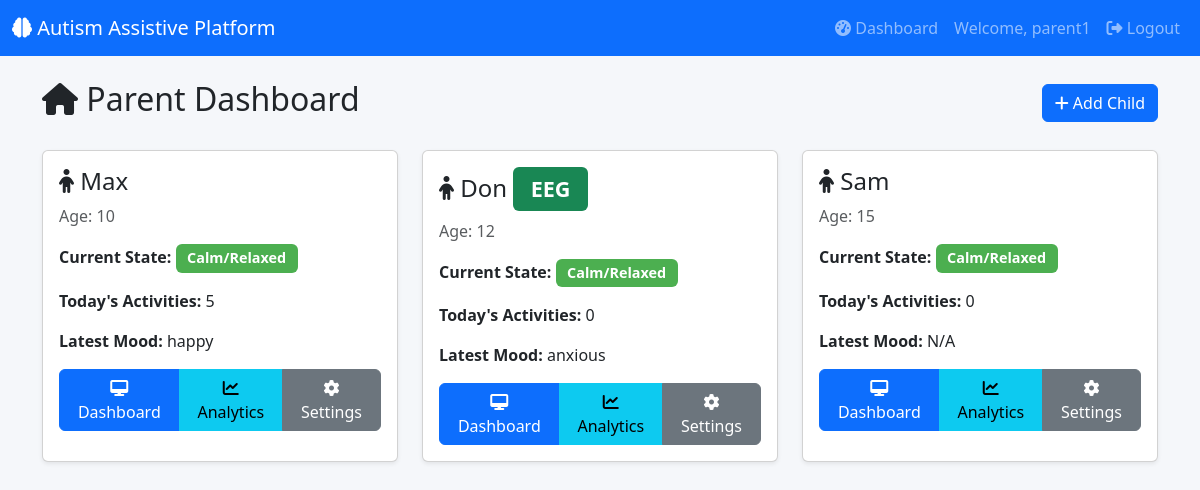
Page /parent/dashboard (signed in) on the committed database.
### app/models.py (models this page shows, shortened)
class User(UserMixin, db.Model):
    __tablename__ = 'users'
    id = db.Column(db.Integer, primary_key=True)
    username = db.Column(db.String(80), unique=True, nullable=False)
    email = db.Column(db.String(120), unique=True, nullable=False)
    password_hash = db.Column(db.String(255), nullable=False)
    role = db.Column(db.String(20), nullable=False, default='parent')  # parent or child
    created_at = db.Column(db.DateTime, default=datetime.utcnow)
    children = db.relationship('Child', backref='parent', lazy=True, foreign_keys='Child.parent_id')

class MoodLog(db.Model):
    __tablename__ = 'mood_logs'
    id = db.Column(db.Integer, primary_key=True)
    child_id = db.Column(db.Integer, db.ForeignKey('children.id'), nullable=False)
    mood = db.Column(db.String(50), nullable=False)  # happy, sad, anxious, calm
    intensity = db.Column(db.Integer)  # 1-5 scale
    notes = db.Column(db.Text)
    timestamp = db.Column(db.DateTime, default=datetime.utcnow)

class Child(db.Model):
    __tablename__ = 'children'
    id = db.Column(db.Integer, primary_key=True)
    name = db.Column(db.String(100), nullable=False)
    age = db.Column(db.Integer)
    parent_id = db.Column(db.Integer, db.ForeignKey('users.id'), nullable=False)
    eeg_enabled = db.Column(db.Boolean, default=False)
    current_state = db.Column(db.String(20), default='alpha')  # delta, theta, alpha, beta, gamma
    theme_preference = db.Column(db.String(50), default='mountain')
    created_at = db.Column(db.DateTime, default=datetime.utcnow)
    brain_states = db.relationship('BrainState', backref='child', lazy=True, cascade='all, delete-orphan')
    routines = db.relationship('Routine', backref='child', lazy=True, cascade='all, delete-orphan')
    mood_logs = db.relationship('MoodLog', backref='child', lazy=True, cascade='all, delete-orphan')
    activities = db.relationship('ActivityLog', backref='child', lazy=True, cascade='all, delete-orphan')

### app/parent_dashboard/routes.py (the view)
@parent_bp.route('/dashboard')
@login_required
def dashboard():
    children = Child.query.filter_by(parent_id=current_user.id).all()
    child_stats = []
    for child in children:
        today = datetime.utcnow().date()
        activity_count = ActivityLog.query.filter(
            ActivityLog.child_id == child.id,
            func.date(ActivityLog.timestamp) == today
        ).count()
        latest_mood = MoodLog.query.filter_by(child_id=child.id)\
            .order_by(MoodLog.timestamp.desc()).first()
        child_stats.append({
            'child': child,
            'activity_count': activity_count,
            'latest_mood': latest_mood.mood if latest_mood else 'N/A'
        })
    return render_template('parent/dashboard.html',
                         child_stats=child_stats,
                         brain_states=Config.BRAIN_STATES)

### app/models.py (called while the page is built)
@login_manager.user_loader
def load_user(user_id):
    return User.query.get(int(user_id))

### app/templates/parent/dashboard.html (shortened to what this page needs)
{% extends "base.html" %}
{% block content %}
<div class="row mb-4">
    <div class="col-12">
        <div class="d-flex justify-content-between align-items-center">
            <h2><i class="fas fa-home"></i> Parent Dashboard</h2>
            <button class="btn btn-primary" data-bs-toggle="modal" data-bs-target="#addChildModal">
                <i class="fas fa-plus"></i> Add Child
            </button>
        </div>
    </div>
</div>
<div class="row">
    {% for stat in child_stats %}
    <div class="col-md-6 col-lg-4 mb-4">
        <div class="card shadow-sm h-100 child-card">
            <div class="card-body">
                <h4 class="card-title">
                    <i class="fas fa-child"></i> {{ stat.child.name }}
                    {% if stat.child.eeg_enabled %}
                    <span class="badge bg-success">EEG</span>
                    {% endif %}
                </h4>
                <p class="text-muted">Age: {{ stat.child.age or 'N/A' }}</p>
                <div class="mb-3">
                    <strong>Current State:</strong>
                    {% if stat.child.current_state %}
                    <span class="badge" data-bg-color="{{ brain_states[stat.child.current_state]['color'] }}">
                        {{ brain_states[stat.child.current_state]['label'] }}
                    </span>
                    {% else %}
                    <span class="badge bg-secondary">
                        Unknown
                    </span>
                    {% endif %}
                </div>
                <div class="mb-3">
                    <strong>Today's Activities:</strong> {{ stat.activity_count }}
                </div>
                <div class="mb-3">
                    <strong>Latest Mood:</strong> {{ stat.latest_mood }}
                </div>
                <div class="btn-group d-flex" role="group">
                    <a href="{{ url_for('child.dashboard', child_id=stat.child.id) }}"
                       class="btn btn-primary">
                        <i class="fas fa-desktop"></i> Dashboard
                    </a>
                    <a href="{{ url_for('parent.analytics', child_id=stat.child.id) }}"
                       class="btn btn-info">
                        <i class="fas fa-chart-line"></i> Analytics
                    </a>
                    <a href="{{ url_for('parent.child_settings', child_id=stat.child.id) }}"
                       class="btn btn-secondary">
                        <i class="fas fa-cog"></i> Settings
                    </a>
                </div>
            </div>
        </div>
    </div>
    {% endfor %}
</div>
{% endblock %}

### app/templates/base.html (shortened to what this page needs)
<!DOCTYPE html>
<html lang="en">
<head>
    <link href="https://cdn.jsdelivr.net/npm/bootstrap@5.3.0/dist/css/bootstrap.min.css" rel="stylesheet">
    <link rel="stylesheet" href="https://cdnjs.cloudflare.com/ajax/libs/font-awesome/6.4.0/css/all.min.css">
    <link rel="stylesheet" href="{{ url_for('static', filename='css/style.css') }}">
</head>
<body>
    <nav class="navbar navbar-expand-lg navbar-dark bg-primary">
        <div class="container-fluid">
            <a class="navbar-brand" href="/">
                <i class="fas fa-brain"></i> Autism Assistive Platform
            </a>
            <div class="collapse navbar-collapse" id="navbarNav">
                <ul class="navbar-nav ms-auto">
                    {% if current_user.is_authenticated %}
                        <li class="nav-item">
                            <a class="nav-link" href="{{ url_for('parent.dashboard') }}">
                                <i class="fas fa-tachometer-alt"></i> Dashboard
                            </a>
                        </li>
                        <li class="nav-item">
                            <span class="nav-link">Welcome, {{ current_user.username }}</span>
                        </li>
                        <li class="nav-item">
                            <a class="nav-link" href="{{ url_for('auth.logout') }}">
                                <i class="fas fa-sign-out-alt"></i> Logout
                            </a>
                        </li>
                    {% endif %}
                </ul>
            </div>
        </div>
    </nav>
    <div class="container mt-4">
        {% block content %}{% endblock %}
    </div>
</body>
</html>

### app/static/css/style.css (style rules this page uses)
:root { --primary-color: #4CAF50; --secondary-color: #2196F3; --danger-color: #f44336; --warning-color: #ff9800; --info-color: #00bcd4; }
body { font-family: 'Segoe UI', Tahoma, Geneva, Verdana, sans-serif; background-color: #f5f7fa; }
.child-card { transition: transform 0.2s, box-shadow 0.2s; }
.badge { font-size: 0.9em; padding: 0.5em 0.8em; }

### rows in the picture
User: username "parent1"
MoodLog: child.name "Max", child "10", activity_count "5", latest_mood "happy"
Child: current_state "Calm/Relaxed"
MoodLog: child.name "Don", shows "EEG", child "12", activity_count "0", latest_mood "anxious"
Child: current_state "Calm/Relaxed"
Child: child.name "Sam", child "15", current_state "Calm/Relaxed"

### other values in the picture
{{ stat.activity_count }} "0"
{{ stat.latest_mood }} "N/A"
